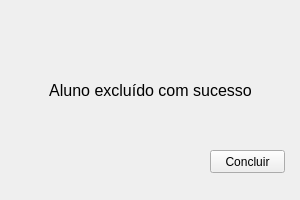
<?xml version="1.0" encoding="UTF-8"?>
<ui version="4.0">
 <class>Form</class>
 <widget class="QWidget" name="Form">
  <property name="geometry">
   <rect>
    <x>0</x>
    <y>0</y>
    <width>300</width>
    <height>200</height>
   </rect>
  </property>
  <property name="windowTitle">
   <string>Form</string>
  </property>
  <widget class="QLabel" name="label">
   <property name="geometry">
    <rect>
     <x>40</x>
     <y>40</y>
     <width>221</width>
     <height>101</height>
    </rect>
   </property>
   <property name="font">
    <font>
     <family>Arial</family>
     <pointsize>12</pointsize>
    </font>
   </property>
   <property name="text">
    <string>Aluno excluído com sucesso</string>
   </property>
   <property name="alignment">
    <set>Qt::AlignCenter</set>
   </property>
  </widget>
  <widget class="QPushButton" name="pushButton">
   <property name="geometry">
    <rect>
     <x>210</x>
     <y>150</y>
     <width>75</width>
     <height>23</height>
    </rect>
   </property>
   <property name="text">
    <string>Concluir</string>
   </property>
  </widget>
 </widget>
 <resources/>
 <connections/>
</ui>
